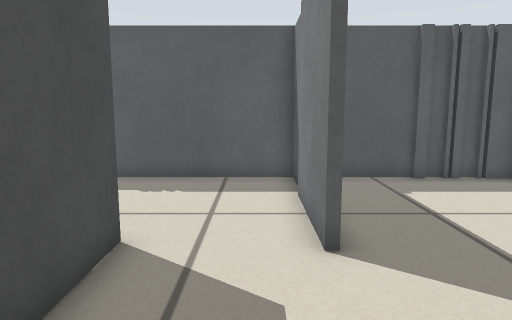
[1] (above)

16 first-person views from a walk through a robot-simulator world made for Stage. The camera is 0.47 m above the floor, tilts 8° down and sees 70° across. The lines on the ground mark 1 m squares. The floor is counted in squares, 0.2 m on a side. Each view is taken from the middle of a square. On the plan, view 1 faces up. The plan holds only what a view shows up to about 20 squares ahead; the rest is blank. Robots are left out.

[2]
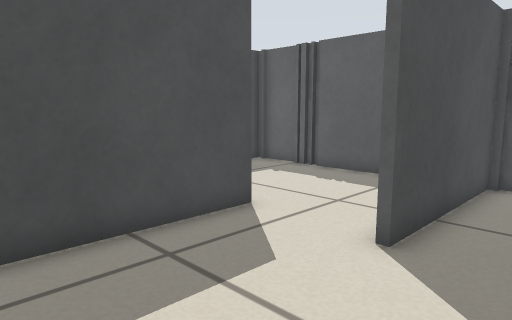

[3]
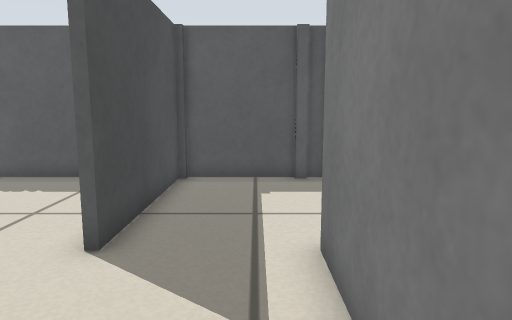

[4]
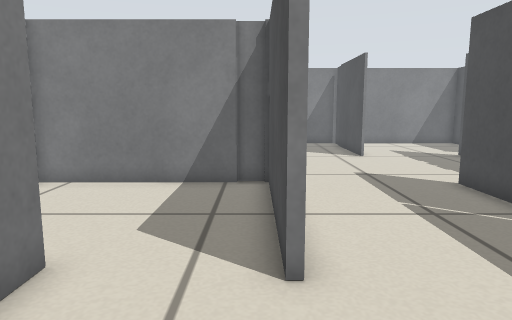

[5]
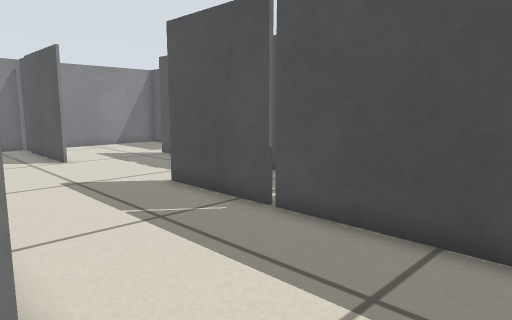

[6]
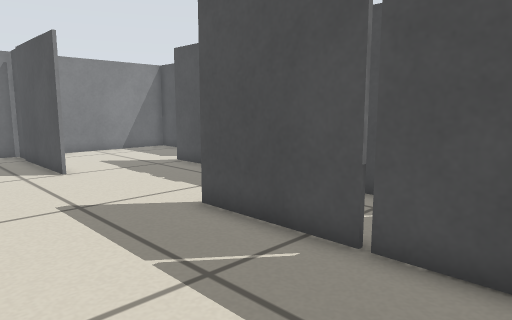

[7]
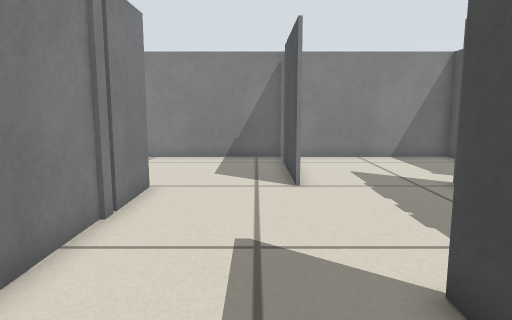

[8]
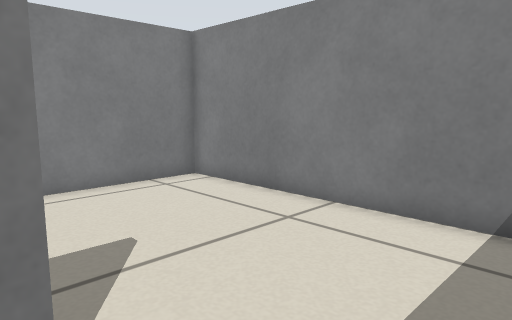

[9]
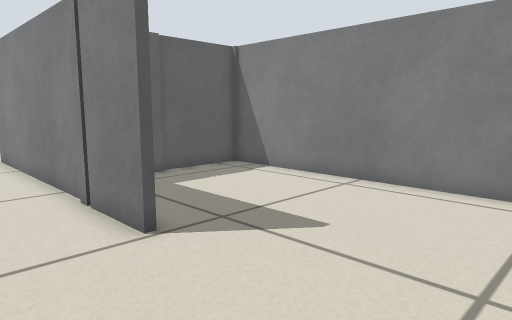

[10]
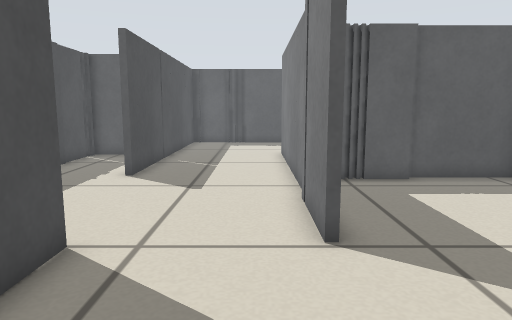

[11]
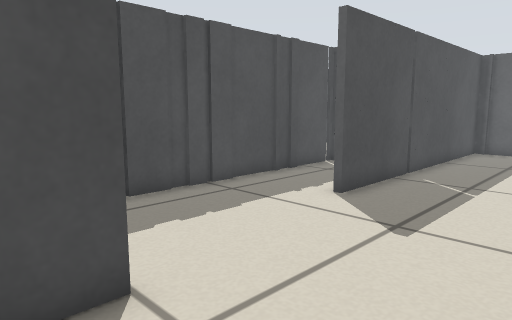

[12]
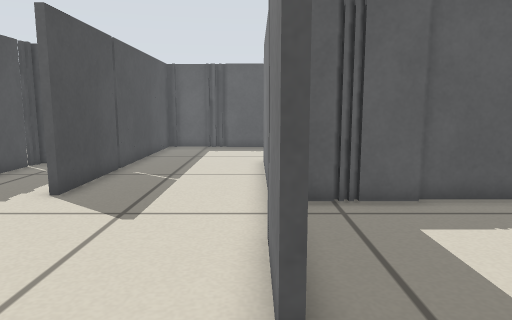

[13]
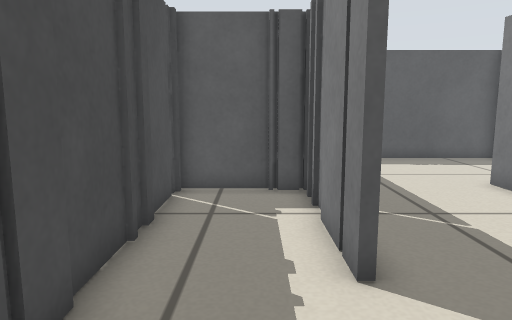

[14]
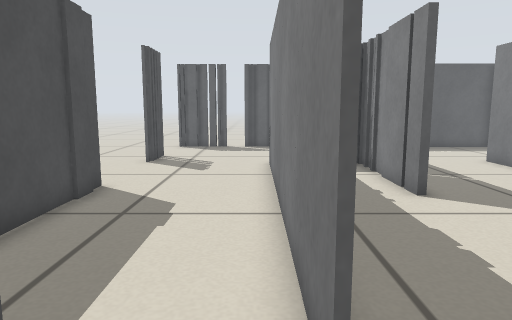

[15]
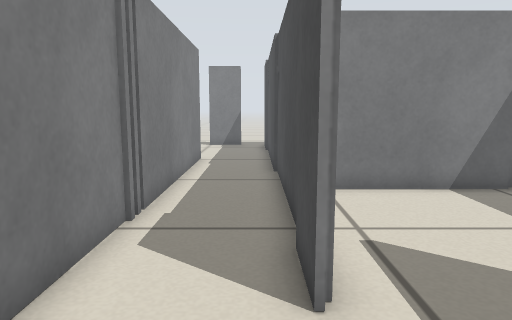

[16]
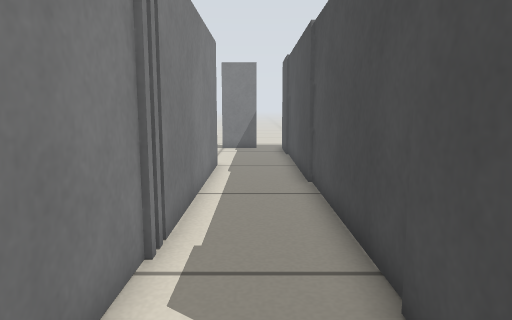

### Floor plan
Ten units are one square. View 1 is at (0, 0); x grows to the right and y downward. Boxes are objects, and circles mark ways between rooms. Rooms are numbered by the first view taken in them; rooms with no view inside come last. Other rooms are left out.
<svg viewBox="-182 -131 274 274">
<path fill="none" stroke="#000" d="M-15 5 15 5M-24 -64 -24 7M51 -14 51 -59M15 5 50 5M-86 4 -86 -6M-86 -8 -86 -26M-86 -29 -86 -39M-84 -41 -84 4M-86 -42 -86 -48M-86 -51 -86 -56M-82 -54 -96 -54M-28 40 -28 -62M-96 -56 -123 -56 -123 -49M-28 55 -28 41M-123 -48 -123 75M-54 -123 -60 -123M-60 -126 -79 -126M-84 -126 -84 -42M-14 -123 -49 -123M-124 138 -69 138M-28 69 -28 55M12 9 -18 9M-72 70 -72 121M-2 7 -8 7M-72 125 -72 136M-69 138 51 138 51 7 11 7M-177 -11 -177 35M-177 -74 -177 -60M-177 -82 -177 -75M-124 75 -124 -42M-154 130 -154 138 -124 138M87 72 87 -64M53 -39 53 119M53 -61 53 -40M58 -121 52 -121M69 -121 62 -121M64 -123 56 -123M86 -121 74 -121M54 -123 44 -123M75 -123 69 -123M44 -123 14 -123 14 -58M11 -108 11 -123 -14 -123M11 -58 11 -98"/>
<circle cx="10" cy="-25" r="3" fill="#2a7"/>
<circle cx="-5" cy="-60" r="3" fill="#2a7"/>
<circle cx="30" cy="-60" r="3" fill="#2a7"/>
<circle cx="-50" cy="70" r="3" fill="#2a7"/>
<circle cx="-120" cy="105" r="3" fill="#2a7"/>
<circle cx="-20" cy="-90" r="3" fill="#2a7"/>
<circle cx="50" cy="-90" r="3" fill="#2a7"/>
<text x="0" y="-30">1</text>
<text x="30" y="-30">2</text>
<text x="-70" y="0">3</text>
<text x="0" y="80">4</text>
<text x="-150" y="-20">5</text>
<text x="60" y="40">6</text>
<text x="30" y="-90">7</text>
<text x="-10" y="-90">8</text>
</svg>
Room 1 opens to room 2. Room 1 opens to room 8. Room 2 opens to room 7. Room 3 opens to room 4. Room 3 opens to room 5. Room 3 opens to room 8. Room 6 opens to room 7.

Where each view was taken, in squares from view 1:
view 1: 0 up, 0 right, facing up
view 2: 0 up, 4 right, facing up-left
view 3: 0 up, 4 right, facing up
view 4: 11 up, 2 left, facing down
view 5: 10 up, 2 left, facing down-left
view 6: 7 up, 3 left, facing down-left
view 7: 4 up, 6 left, facing down
view 8: 6 down, 6 left, facing down-right
view 9: 13 down, 6 left, facing up-right
view 10: 13 down, 4 left, facing up
view 11: 9 down, 3 left, facing up-left
view 12: 10 down, 3 left, facing up
view 13: 5 down, 10 left, facing up
view 14: 10 down, 13 left, facing up
view 15: 10 up, 6 right, facing down
view 16: 8 up, 7 right, facing down
